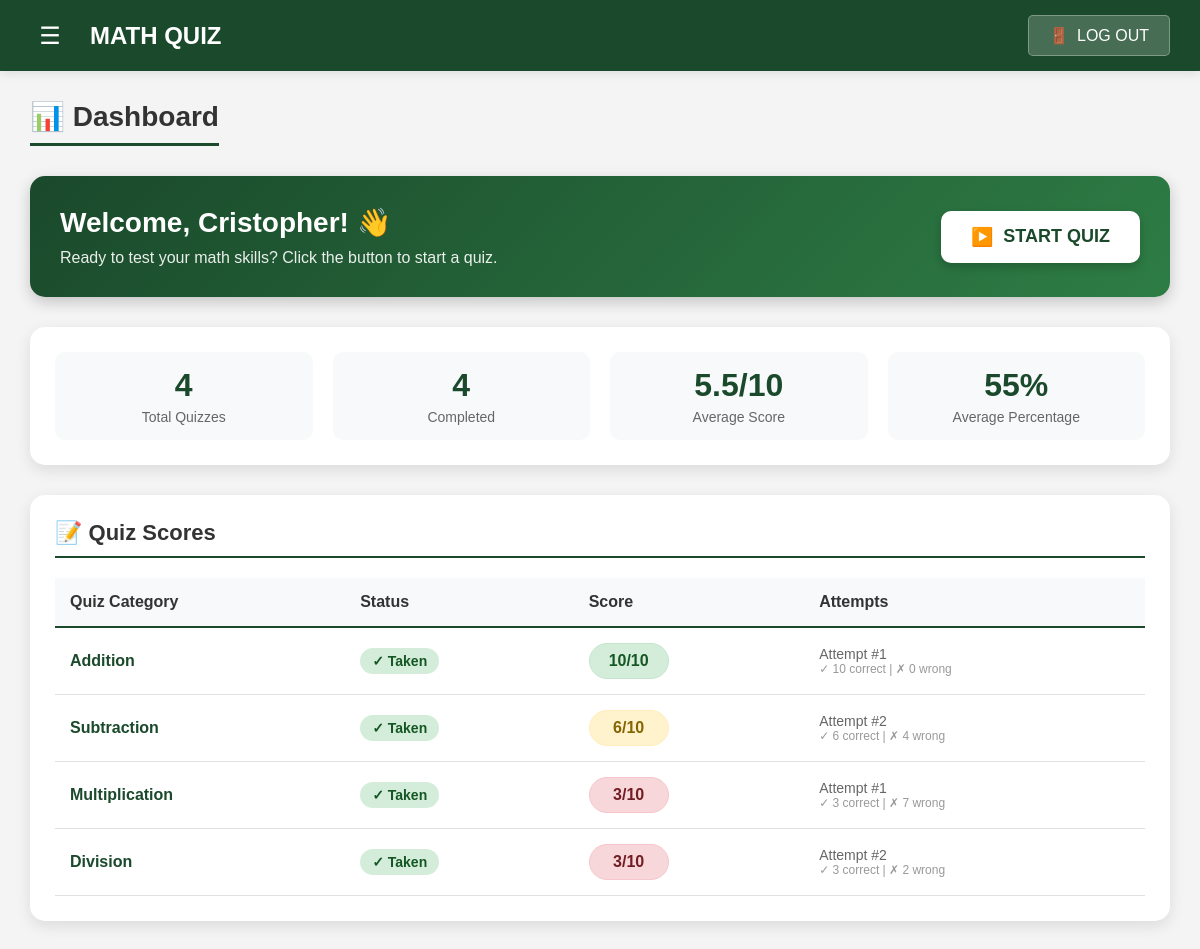
The app's page /student_page.php (signed in) with its own data.
### tables this page shows
CREATE TABLE `users` (
  `id` int(11) NOT NULL,
  `first_name` varchar(50) NOT NULL,
  `middle_initial` varchar(5) DEFAULT NULL,
  `last_name` varchar(50) NOT NULL,
  `student_id` varchar(50) NOT NULL,
  `password` varchar(255) NOT NULL,
  `role` enum('student','teacher') NOT NULL,
  `section_id` int(11) DEFAULT NULL
);

CREATE TABLE `categories` (
  `id` int(11) NOT NULL,
  `category_name` varchar(100) NOT NULL
);

CREATE TABLE `quiz_attempts` (
  `id` int(11) NOT NULL,
  `user_id` int(11) NOT NULL,
  `category_id` int(11) NOT NULL,
  `score` int(11) NOT NULL,
  `correct_answers` int(11) NOT NULL,
  `wrong_answers` int(11) NOT NULL,
  `attempt_number` int(11) DEFAULT 1,
  `date_taken` datetime DEFAULT current_timestamp()
);

### student_page.php (the view, shortened to what this page needs)
<?php
include("configs/db.php");
$user_id = $_SESSION["user_id"];
$student_query = $conn->prepare("
    SELECT u.first_name, u.middle_initial, u.last_name, u.student_id, s.section_name
    FROM users u
    LEFT JOIN sections s ON u.section_id = s.id
    WHERE u.id = ?
");
$student_query->bind_param("i", $user_id);
$student_query->execute();
$student_result = $student_query->get_result();
$student = $student_result->fetch_assoc();
$categories_query = $conn->query("SELECT * FROM categories ORDER BY id ASC");
$categories = [];
while($cat = $categories_query->fetch_assoc()) {
    $categories[] = $cat;
}
$attempts = [];
foreach($categories as $category) {
    $cat_id = $category['id'];
    $attempt_q = $conn->prepare("
        SELECT * FROM quiz_attempts
        WHERE user_id = ? AND category_id = ?
        ORDER BY date_taken DESC
        LIMIT 1
    ");
    $attempt_q->bind_param("ii", $user_id, $cat_id);
    $attempt_q->execute();
    $attempt_result = $attempt_q->get_result();
    if($attempt_result->num_rows > 0) {
        $attempt = $attempt_result->fetch_assoc();
        $attempts[$cat_id] = [
            'status' => 'taken',
            'score' => $attempt['score'],
            'correct' => $attempt['correct_answers'],
            'wrong' => $attempt['wrong_answers'],
            'attempt_number' => $attempt['attempt_number']
        ];
    }
}
$total_quizzes = count($categories);
$completed_quizzes = 0;
$total_score = 0;
$total_percentage = 0;
foreach($attempts as $attempt) {
    if($attempt['status'] == 'taken') {
        $completed_quizzes++;
        $total_score += $attempt['score'];
        $total_percentage += ($attempt['score'] / 10) * 100;
    }
}
$average_score = $completed_quizzes > 0 ? round($total_score / $completed_quizzes, 1) : 0;
$average_percentage = $completed_quizzes > 0 ? round($total_percentage / $completed_quizzes) : 0;
?>
<!DOCTYPE html>
<html lang="en">
<head>
</head>
<body>
    <div class="top-nav">
        <div class="logo-section">
            <button class="hamburger" onclick="toggleSidebar()">☰</button>
            <h1>MATH QUIZ</h1>
        </div>
        <button class="logout-btn" onclick="return confirm('Are you sure you want to log out?') ? window.location.href='index.php' : false;">
            <span>🚪</span>
            <span>LOG OUT</span>
        </button>
    </div>
    <div class="main-content">
        <div class="dashboard-container">
            <h1 class="page-title">📊 Dashboard</h1>
            <div class="welcome-section">
                <div class="welcome-text">
                    <h2>Welcome, <?php echo htmlspecialchars($student['first_name']); ?>! 👋</h2>
                    <p>Ready to test your math skills? Click the button to start a quiz.</p>
                </div>
                <a href="quizzes.php" class="start-quiz-btn">
                    <span>▶️</span>
                    <span>START QUIZ</span>
                </a>
            </div>
            <div class="summary-stats">
                <div class="stat-box">
                    <div class="stat-number"><?php echo $total_quizzes; ?></div>
                    <div class="stat-label">Total Quizzes</div>
                </div>
                <div class="stat-box">
                    <div class="stat-number"><?php echo $completed_quizzes; ?></div>
                    <div class="stat-label">Completed</div>
                </div>
                <div class="stat-box">
                    <div class="stat-number"><?php echo $average_score; ?>/10</div>
                    <div class="stat-label">Average Score</div>
                </div>
                <div class="stat-box">
                    <div class="stat-number"><?php echo $average_percentage; ?>%</div>
                    <div class="stat-label">Average Percentage</div>
                </div>
            </div>
            <div class="scores-container">
                <h2 class="scores-title">📝 Quiz Scores</h2>
                <table class="scores-table">
                    <thead>
                        <tr>
                            <th>Quiz Category</th>
                            <th>Status</th>
                            <th>Score</th>
                            <th>Attempts</th>
                        </tr>
                    </thead>
                    <tbody>
                        <?php foreach($categories as $category):
                            $cat_id = $category['id'];
                            $attempt = $attempts[$cat_id];
                            $has_taken = $attempt['status'] == 'taken';
                            $score = $attempt['score'];
                            $score_class = '';
                            if($has_taken) {
                                if($score >= 8) $score_class = 'score-high';
                                elseif($score >= 5) $score_class = 'score-medium';
                                else $score_class = 'score-low';
                            }
                        ?>
                            <tr>
                                <td class="category-name">
                                    <?php echo htmlspecialchars($category['category_name']); ?>
                                </td>
                                <td>
                                    <?php if($has_taken): ?>
                                        <span class="status-badge status-taken">✓ Taken</span>
                                    <?php else: ?>
                                        <span class="status-badge status-not-taken">✗ Not Taken</span>
                                    <?php endif; ?>
                                </td>
                                <td>
                                    <?php if($has_taken): ?>
                                        <span class="score-badge <?php echo $score_class; ?>">
                                            <?php echo $score; ?>/10
                                        </span>
                                    <?php else: ?>
                                        <span style="color: #999;">--/10</span>
                                    <?php endif; ?>
                                </td>
                                <td class="attempt-info">
                                    <?php if($has_taken): ?>
                                        Attempt #<?php echo $attempt['attempt_number']; ?>
                                        <div style="font-size: 12px; color: #999;">
                                            ✓ <?php echo $attempt['correct']; ?> correct |
                                            ✗ <?php echo $attempt['wrong']; ?> wrong
                                        </div>
                                    <?php else: ?>
                                        No attempts yet
                                    <?php endif; ?>
                                </td>
                            </tr>
                        <?php endforeach; ?>
                    </tbody>
                </table>
            </div>
        </div>
    </div>
</body>
</html>

### student_page.php (style rules this page uses)
* { margin: 0; padding: 0; box-sizing: border-box; font-family: 'Arial', sans-serif; }
body { background: #f4f4f4; }
.top-nav { background: #1a492b; padding: 15px 30px; display: flex; justify-content: space-between; align-items: center; position: fixed; top: 0; left: 0; right: 0; z-index: 1000; box-shadow: 0 2px 10px rgba(0,0,0,0.1); }
.logo-section { display: flex; align-items: center; gap: 20px; }
.logo-section h1 { color: white; font-size: 24px; }
.hamburger { background: none; border: none; color: white; font-size: 24px; cursor: pointer; width: 40px; height: 40px; display: flex; align-items: center; justify-content: center; border-radius: 5px; transition: background 0.3s; }
.logout-btn { background: rgba(255,255,255,0.2); color: white; border: 1px solid rgba(255,255,255,0.3); padding: 10px 20px; border-radius: 5px; display: flex; align-items: center; gap: 8px; cursor: pointer; font-size: 16px; transition: background 0.3s; }
.main-content { margin-top: 70px; padding: 30px; }
.dashboard-container { max-width: 1200px; margin: 0 auto; }
.page-title { color: #333; margin-bottom: 30px; font-size: 28px; border-bottom: 3px solid #1a492b; padding-bottom: 10px; display: inline-block; }
.welcome-section { background: linear-gradient(135deg, #1a492b 0%, #2e7d45 100%); border-radius: 15px; padding: 30px; margin-bottom: 30px; color: white; box-shadow: 0 5px 15px rgba(0,0,0,0.2); display: flex; justify-content: space-between; align-items: center; flex-wrap: wrap; gap: 20px; }
.welcome-text h2 { font-size: 28px; margin-bottom: 10px; }
.welcome-text p { font-size: 16px; opacity: 0.9; }
.start-quiz-btn { background: white; color: #1a492b; border: none; padding: 15px 30px; border-radius: 10px; font-size: 18px; font-weight: bold; cursor: pointer; display: flex; align-items: center; gap: 10px; transition: all 0.3s; box-shadow: 0 4px 10px rgba(0,0,0,0.2); text-decoration: none; }
.summary-stats { background: white; border-radius: 15px; padding: 25px; margin-bottom: 30px; display: grid; grid-template-columns: repeat(4, 1fr); gap: 20px; box-shadow: 0 5px 15px rgba(0,0,0,0.1); }
.stat-box { text-align: center; padding: 15px; background: #f8f9fa; border-radius: 10px; transition: transform 0.3s; }
.stat-number { font-size: 32px; font-weight: bold; color: #1a492b; }
.stat-label { color: #666; font-size: 14px; margin-top: 5px; }
.scores-container { background: white; border-radius: 15px; padding: 25px; box-shadow: 0 5px 15px rgba(0,0,0,0.1); margin-top: 20px; }
.scores-title { color: #333; font-size: 22px; margin-bottom: 20px; padding-bottom: 10px; border-bottom: 2px solid #1a492b; }
.scores-table { width: 100%; border-collapse: collapse; }
.scores-table th { text-align: left; padding: 15px; background: #f8f9fa; color: #333; font-weight: bold; border-bottom: 2px solid #1a492b; }
.scores-table td { padding: 15px; border-bottom: 1px solid #e0e0e0; }
.category-name { font-weight: bold; color: #1a492b; }
.score-badge { display: inline-block; padding: 8px 15px; border-radius: 20px; font-weight: bold; font-size: 16px; min-width: 80px; text-align: center; }
.score-high { background: #d4edda; color: #155724; border: 1px solid #c3e6cb; }
.score-medium { background: #fff3cd; color: #856404; border: 1px solid #ffeeba; }
.score-low { background: #f8d7da; color: #721c24; border: 1px solid #f5c6cb; }
.status-badge { display: inline-block; padding: 5px 12px; border-radius: 15px; font-size: 14px; font-weight: bold; }
.status-taken { background: #d4edda; color: #155724; }
.attempt-info { font-size: 14px; color: #666; }

### records on screen
users: first_name "Cristopher"
categories: category_name "Addition", shows "✓ Taken", id.score "10", id "1", id "10", id.wrong_answers "0"
categories: category_name "Subtraction", shows "✓ Taken", id.score "6", id "2", id "6", id.wrong_answers "4"
categories: category_name "Multiplication", shows "✓ Taken", id "3", id.attempt_number "1", id.wrong_answers "7"
categories: category_name "Division", shows "✓ Taken", id.score "3", id.attempt_number "2", id "3", id "2"

### other values on screen
$total_quizzes "4"
$completed_quizzes "4"
$average_score "5.5"
$average_percentage "55"
